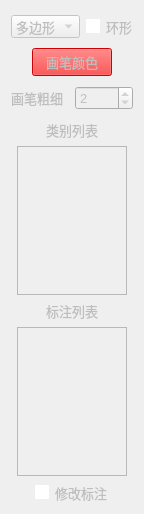
             <widget class="QWidget" name="page_4">
              <property name="enabled">
               <bool>false</bool>
              </property>
              <property name="geometry">
               <rect>
                <x>0</x>
                <y>0</y>
                <width>137</width>
                <height>514</height>
               </rect>
              </property>
              <property name="font">
               <font>
                <pointsize>10</pointsize>
               </font>
              </property>
              <attribute name="label">
               <string>          分割标注</string>
              </attribute>
              <layout class="QVBoxLayout" name="verticalLayout_2">
               <item>
                <layout class="QHBoxLayout" name="horizontalLayout_12">
                 <property name="topMargin">
                  <number>4</number>
                 </property>
                 <property name="bottomMargin">
                  <number>4</number>
                 </property>
                 <item>
                  <widget class="QComboBox" name="comboBox_2">
                   <property name="font">
                    <font>
                     <pointsize>10</pointsize>
                    </font>
                   </property>
                   <item>
                    <property name="text">
                     <string>多边形</string>
                    </property>
                   </item>
                   <item>
                    <property name="text">
                     <string>矩形</string>
                    </property>
                   </item>
                   <item>
                    <property name="text">
                     <string>椭圆形</string>
                    </property>
                   </item>
                   <item>
                    <property name="text">
                     <string>环形</string>
                    </property>
                   </item>
                   <item>
                    <property name="text">
                     <string>填充</string>
                    </property>
                   </item>
                  </widget>
                 </item>
                 <item>
                  <widget class="QCheckBox" name="checkBox">
                   <property name="font">
                    <font>
                     <pointsize>10</pointsize>
                    </font>
                   </property>
                   <property name="styleSheet">
                    <string notr="true">QCheckBox::indicator:checked {
    background-color:       blue;
    border:                 2px solid white;  
}

QCheckBox::indicator:unchecked {
    background-color:      white;
    border:                 2px solid white;  
}</string>
                   </property>
                   <property name="text">
                    <string>环形</string>
                   </property>
                  </widget>
                 </item>
                </layout>
               </item>
               <item alignment="Qt::AlignHCenter">
                <widget class="QPushButton" name="pushButton_12">
                 <property name="font">
                  <font>
                   <pointsize>10</pointsize>
                  </font>
                 </property>
                 <property name="styleSheet">
                  <string notr="true">background-color: rgb(255, 0, 0);</string>
                 </property>
                 <property name="text">
                  <string>画笔颜色</string>
                 </property>
                </widget>
               </item>
               <item>
                <layout class="QHBoxLayout" name="horizontalLayout">
                 <property name="topMargin">
                  <number>4</number>
                 </property>
                 <property name="bottomMargin">
                  <number>4</number>
                 </property>
                 <item>
                  <widget class="QLabel" name="label_6">
                   <property name="font">
                    <font>
                     <pointsize>10</pointsize>
                    </font>
                   </property>
                   <property name="text">
                    <string>画笔粗细</string>
                   </property>
                  </widget>
                 </item>
                 <item>
                  <widget class="QSpinBox" name="spinBox">
                   <property name="font">
                    <font>
                     <pointsize>10</pointsize>
                    </font>
                   </property>
                   <property name="minimum">
                    <number>1</number>
                   </property>
                   <property name="maximum">
                    <number>20</number>
                   </property>
                   <property name="value">
                    <number>2</number>
                   </property>
                  </widget>
                 </item>
                </layout>
               </item>
               <item alignment="Qt::AlignHCenter">
                <widget class="QLabel" name="label_7">
                 <property name="font">
                  <font>
                   <pointsize>10</pointsize>
                  </font>
                 </property>
                 <property name="text">
                  <string>类别列表</string>
                 </property>
                </widget>
               </item>
               <item alignment="Qt::AlignHCenter">
                <widget class="QListWidget" name="listWidget">
                 <property name="sizePolicy">
                  <sizepolicy hsizetype="Minimum" vsizetype="Expanding">
                   <horstretch>0</horstretch>
                   <verstretch>0</verstretch>
                  </sizepolicy>
                 </property>
                 <property name="minimumSize">
                  <size>
                   <width>110</width>
                   <height>0</height>
                  </size>
                 </property>
                 <property name="maximumSize">
                  <size>
                   <width>75</width>
                   <height>10000</height>
                  </size>
                 </property>
                 <property name="contextMenuPolicy">
                  <enum>Qt::CustomContextMenu</enum>
                 </property>
                 <property name="verticalScrollBarPolicy">
                  <enum>Qt::ScrollBarAsNeeded</enum>
                 </property>
                </widget>
               </item>
               <item alignment="Qt::AlignHCenter">
                <widget class="QLabel" name="label_10">
                 <property name="font">
                  <font>
                   <pointsize>10</pointsize>
                  </font>
                 </property>
                 <property name="text">
                  <string>标注列表</string>
                 </property>
                </widget>
               </item>
               <item alignment="Qt::AlignHCenter">
                <widget class="QListWidget" name="listWidget_2">
                 <property name="sizePolicy">
                  <sizepolicy hsizetype="Minimum" vsizetype="Expanding">
                   <horstretch>0</horstretch>
                   <verstretch>0</verstretch>
                  </sizepolicy>
                 </property>
                 <property name="minimumSize">
                  <size>
                   <width>110</width>
                   <height>0</height>
                  </size>
                 </property>
                 <property name="maximumSize">
                  <size>
                   <width>75</width>
                   <height>10000</height>
                  </size>
                 </property>
                 <property name="contextMenuPolicy">
                  <enum>Qt::CustomContextMenu</enum>
                 </property>
                 <property name="resizeMode">
                  <enum>QListView::Fixed</enum>
                 </property>
                 <property name="modelColumn">
                  <number>0</number>
                 </property>
                </widget>
               </item>
               <item alignment="Qt::AlignHCenter">
                <widget class="QCheckBox" name="checkBox_seg_edit">
                 <property name="enabled">
                  <bool>false</bool>
                 </property>
                 <property name="font">
                  <font>
                   <pointsize>10</pointsize>
                  </font>
                 </property>
                 <property name="styleSheet">
                  <string notr="true">QCheckBox::indicator:checked {
    background-color:       blue;
    border:                 2px solid white;  
}

QCheckBox::indicator:unchecked {
    background-color:      white;
    border:                 2px solid white;  
}</string>
                 </property>
                 <property name="text">
                  <string>修改标注</string>
                 </property>
                </widget>
               </item>
              </layout>
             </widget>
